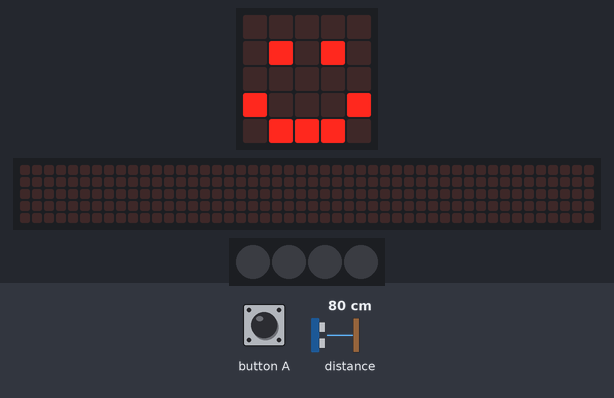
Simulated run of this program. Board: BBC micro:bit (MakeCode). On the bench: the board's 5×5 LED display, a strip that is not on the board, showing the scrolling text unrolled, 4 RGB LEDs in strip order, left to right. The test bench sets the inputs (shaded band); at power-on: distance to the obstacle 80 cm. Dim RGB values are drawn brighter than linear; the 48×5 strip is a reading aid, not a part: it shows the text the display is scrolling, unrolled, one strip-width of it at a time.

Above: at 1.8 s.
1.9 s: button A pressed for 0.15 s
At 2.13 s:
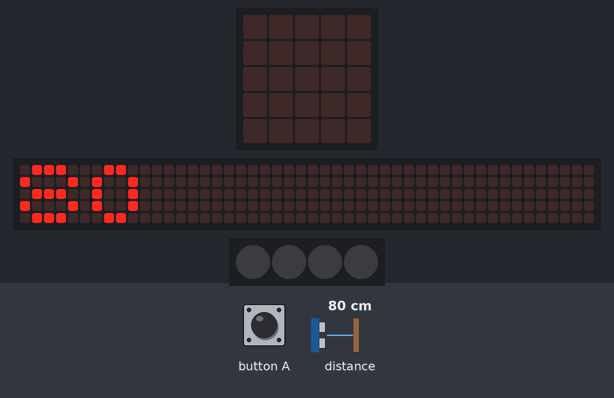
2.6 s: button A pressed for 0.15 s
3.3 s: distance to the obstacle set to 2 cm
At 5.9 s:
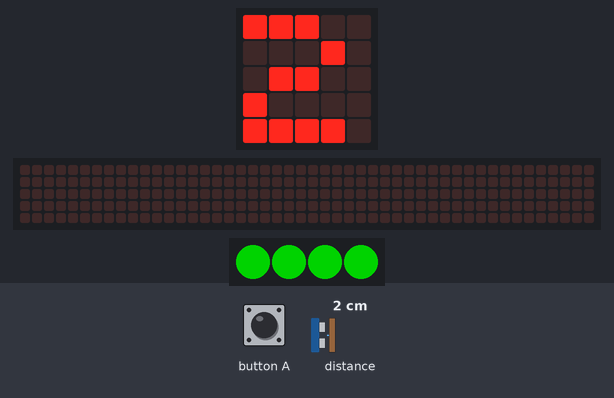
6.3 s: button A pressed for 0.15 s
At 7.3 s:
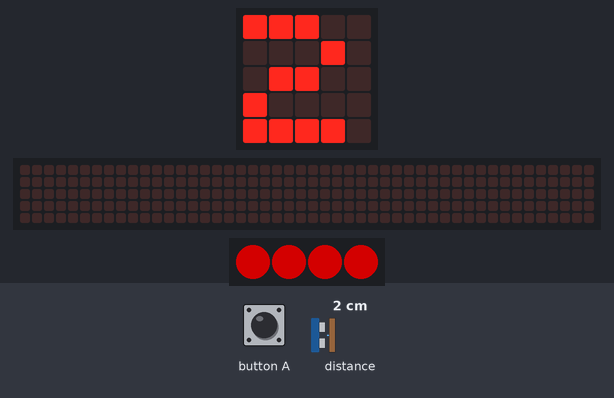
Timing chart, 0 to 9.3 s (numbered marks = the images above; inputs shaded):
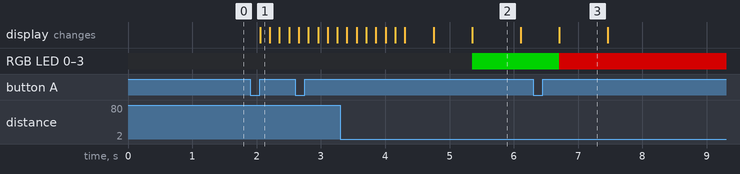

Measured:
- after the input at 1.9 s, the display: changes after 0.16 s (image 1)
- after the input at 3.3 s, the display: first differs from a run without the input after 2.1 s (image 2)
- after the input at 6.3 s, the display: changes after 0.41 s (image 3)
- what the display in image 2 shows lasts 0.7 s, from 5.4 s to 6.1 s

The program:

main.ts
```typescript
// (licence header left out)
// variables
let distanceToObject: number = 0
let neopixelStrip: neopixel.Strip = null

// screen setup
basic.clearScreen()
neopixelStrip = neopixel.create(DigitalPin.P16, 4, NeoPixelMode.RGB)
neopixelStrip.setPixelColor(0, neopixel.colors(NeoPixelColors.Black))
neopixelStrip.setPixelColor(1, neopixel.colors(NeoPixelColors.Black))
neopixelStrip.setPixelColor(2, neopixel.colors(NeoPixelColors.Black))
neopixelStrip.setPixelColor(3, neopixel.colors(NeoPixelColors.Black))
neopixelStrip.show()
basic.showIcon(IconNames.Happy)

// finding the distance
input.onButtonPressed(Button.A, function () {
  basic.clearScreen()
  distanceToObject = sonar.ping(
    DigitalPin.P1,
    DigitalPin.P2,
    PingUnit.Centimeters
  )
  basic.showNumber(distanceToObject)
  basic.showIcon(IconNames.Happy)

  // when we get the distance
  if (distanceToObject >= 10) {
    neopixelStrip.setPixelColor(0, neopixel.colors(NeoPixelColors.Green))
    neopixelStrip.setPixelColor(1, neopixel.colors(NeoPixelColors.Green))
    neopixelStrip.setPixelColor(2, neopixel.colors(NeoPixelColors.Green))
    neopixelStrip.setPixelColor(3, neopixel.colors(NeoPixelColors.Green))
    neopixelStrip.show()
  } else {
    neopixelStrip.setPixelColor(0, neopixel.colors(NeoPixelColors.Red))
    neopixelStrip.setPixelColor(1, neopixel.colors(NeoPixelColors.Red))
    neopixelStrip.setPixelColor(2, neopixel.colors(NeoPixelColors.Red))
    neopixelStrip.setPixelColor(3, neopixel.colors(NeoPixelColors.Red))
    neopixelStrip.show()
  }
})
```
